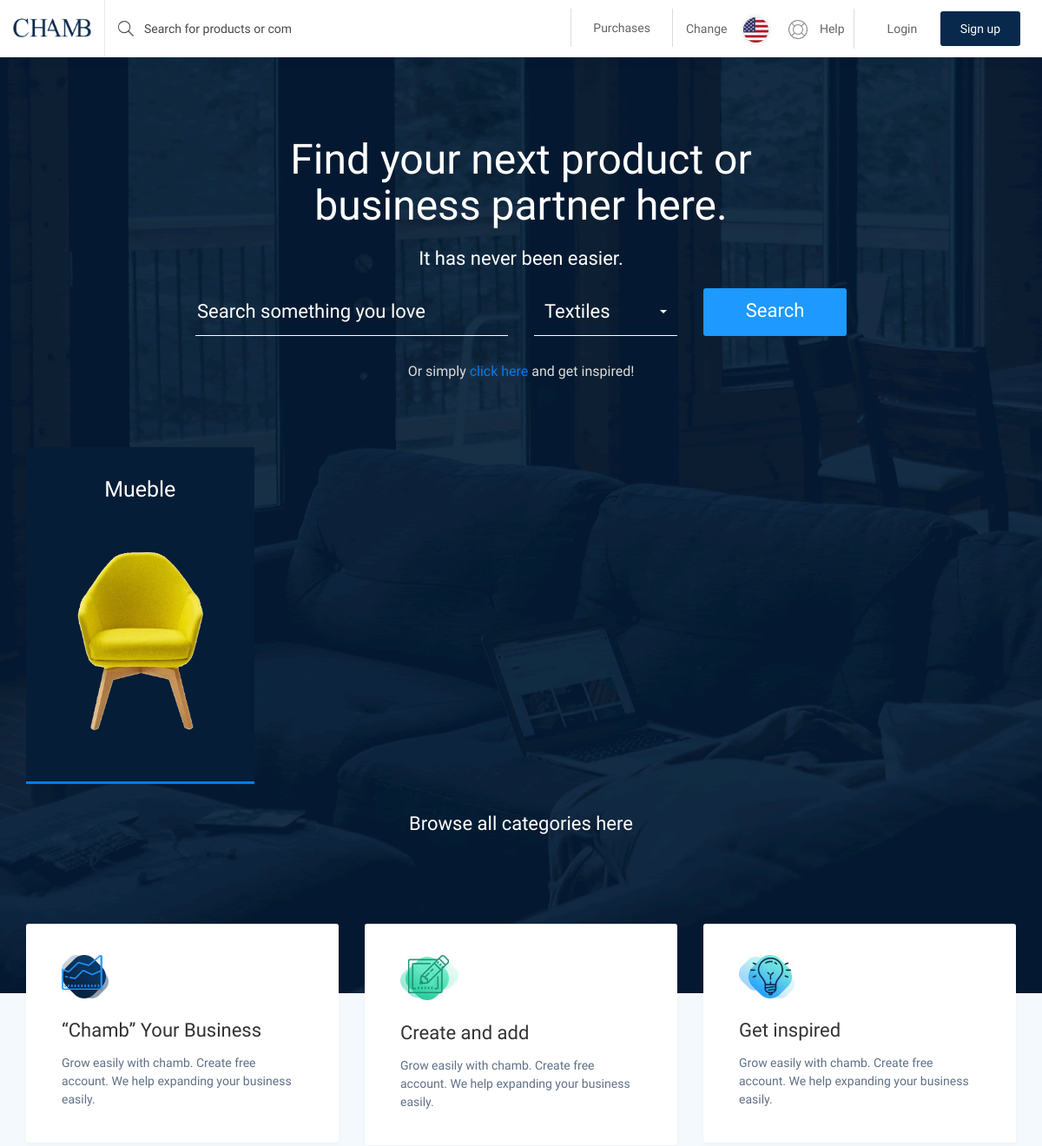
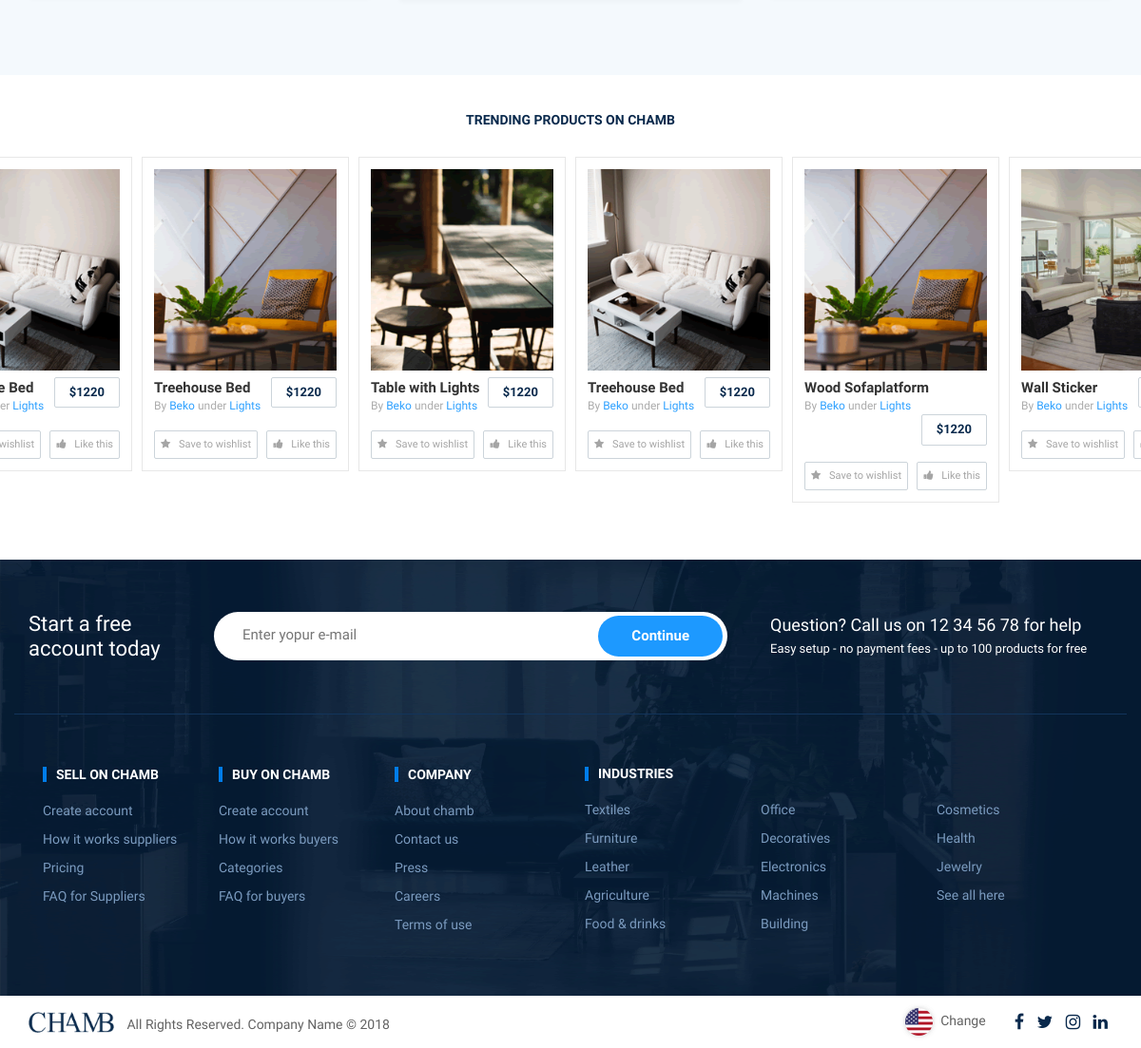
The page / on the database its author committed (2 pictures, top to bottom).
### purchase/models.py (models this page shows, shortened)
class Product(models.Model):
    name = models.CharField(
        max_length=140,
        verbose_name=_('name'),
    )
    value = models.PositiveIntegerField(
        verbose_name=_('value'),
    )
    image = models.FileField(
        verbose_name=_('image'),
    )
    class Meta:
        verbose_name = _('product')
        verbose_name_plural = _('products')

### ecommerce/views.py (the view)
# urls.py: path('', IndexView.as_view(), name='index'),
class IndexView(TemplateView):
    template_name = 'ecommerce/index.html'
    def get_context_data(self, **kwargs):
        context = super(IndexView, self).get_context_data(**kwargs)
        context['products'] = Product.objects.all()
        return context

### ecommerce/templates/ecommerce/index.html (shortened to what this page needs)
{% extends 'ecommerce/base.html' %}
{% load static %}
{% block main_content %}
    <div class="page-content-product">
         <div class="main-product">
            <div class="container">
               <div class="row clearfix">
                  <div class="find-box">
                     <h1>Find your next product or<br>business partner here.</h1>
                     <h4>It has never been easier.</h4>
                     <div class="product-sh">
                        <div class="col-sm-6">
                           <div class="form-sh">
                              <input type="text" placeholder="Search something you love" >
                           </div>
                        </div>
                        <div class="col-sm-3">
                           <div class="form-sh">
                              <select class="selectpicker">
                                 <option>Textiles</option>
                              </select>
                           </div>
                        </div>
                        <div class="col-sm-3">
                           <div class="form-sh"> <a class="btn" href="#">Search</a> </div>
                        </div>
                        <p>Or simply<a href="#"> click here </a> and get inspired!</p>
                     </div>
                  </div>
               </div>
               <div class="row clearfix">
                  {% for product in products %}
                  <div class="col-lg-3 col-sm-6 col-md-3">
                     <a href="{% url 'ecommerce:product_details' product.pk %}">
                        <div class="box-img">
                           <h4>{{ product.name }}</h4>
                           <img src="{{ product.image.url }}" alt="" />
                        </div>
                     </a>
                  </div>
                  {% endfor %}
                  <div class="categories_link">
                     <a href="#">Browse all categories here</a>
                  </div>
               </div>
            </div>
         </div>
      </div>
    <div class="cat-main-box">
         <div class="container">
            <div class="row panel-row">
               <div class="col-md-4 col-sm-6 wow fadeIn" data-wow-delay="0.0s">
                  <div class="panel panel-default">
                     <div class="panel-body">
                        <img src="images/xpann-icon.jpg" class="icon-small" alt="">
                        <h4>“Chamb” Your Business</h4>
                        <p>Grow easily with chamb. Create free account.
                           We help expanding your business easily.
                        </p>
                     </div>
                  </div>
               </div>
               <div class="col-md-4 col-sm-6 wow fadeIn" data-wow-delay="0.2s">
                  <div class="panel panel-default">
                     <div class="panel-body">
                        <img src="images/create-icon.jpg" class="icon-small" alt="">
                        <h4>Create and add</h4>
                        <p>Grow easily with chamb. Create free account.
                           We help expanding your business easily.
                        </p>
                     </div>
                  </div>
               </div>
               <div class="col-md-4 col-sm-6 wow fadeIn hidden-sm" data-wow-delay="0.4s">
                  <div class="panel panel-default">
                     <div class="panel-body">
                        <img src="images/get-icon.jpg" class="icon-small" alt="">
                        <h4>Get inspired</h4>
                        <p>Grow easily with chamb. Create free account.
                           We help expanding your business easily.
                        </p>
                     </div>
                  </div>
               </div>
            </div>
         </div>
      </div>
    <div class="products">
         <div class="main-products">
            <h2>TRENDING PRODUCTS ON CHAMB</h2>
            <div class="product-slidr">
               <div class="slider">
                  <div>
                     <div class="prod-box">
                        <div class="prod-i">
                           <img src="{% static 'images/tr1.png' %}" alt="#" />
                        </div>
                        <div class="prod-dit clearfix">
                           <div class="dit-t clearfix">
                              <div class="left-ti">
                                 <h4>Table with Lights</h4>
                                 <p>By <span>Beko</span> under <span>Lights</span></p>
                              </div>
                              <a href="#">$1220</a>
                           </div>
                           <div class="dit-btn clearfix">
                              <a class="wis" href="#"><i class="fa fa-star" aria-hidden="true"></i> Save to wishlist </a>
                              <a class="thi" href="#"><i class="fa fa-thumbs-up" aria-hidden="true"></i> Like this</a>
                           </div>
                        </div>
                     </div>
                  </div>
                  <div>
                     <div class="prod-box">
                        <div class="prod-i">
                           <img src="{% static 'images/tr2.png' %}" alt="#" />
                        </div>
                        <div class="prod-dit clearfix">
                           <div class="dit-t clearfix">
                              <div class="left-ti">
                                 <h4>Treehouse Bed</h4>
                                 <p>By <span>Beko</span> under <span>Lights</span></p>
                              </div>
                              <a href="#">$1220</a>
                           </div>
                           <div class="dit-btn clearfix">
                              <a class="wis" href="#"><i class="fa fa-star" aria-hidden="true"></i> Save to wishlist </a>
                              <a class="thi" href="#"><i class="fa fa-thumbs-up" aria-hidden="true"></i> Like this</a>
                           </div>
                        </div>
                     </div>
                  </div>
                  <div>
                     <div class="prod-box">
                        <div class="prod-i">
                           <img src="{% static 'images/tr3.png' %}" alt="#" />
                        </div>
                        <div class="prod-dit clearfix">
                           <div class="dit-t clearfix">
                              <div class="left-ti">
                                 <h4>Wood Sofaplatform</h4>
                                 <p>By <span>Beko</span> under <span>Lights</span></p>
                              </div>
                              <a href="#">$1220</a>
                           </div>
                           <div class="dit-btn clearfix">
                              <a class="wis" href="#"><i class="fa fa-star" aria-hidden="true"></i> Save to wishlist </a>
                              <a class="thi" href="#"><i class="fa fa-thumbs-up" aria-hidden="true"></i> Like this</a>
                           </div>
                        </div>
                     </div>
                  </div>
                  <div>
                     <div class="prod-box">
                        <div class="prod-i">
                           <img src="{% static 'images/tr4.png' %}" alt="#" />
                        </div>
                        <div class="prod-dit clearfix">
                           <div class="dit-t clearfix">
                              <div class="left-ti">
                                 <h4>Wall Sticker</h4>
                                 <p>By <span>Beko</span> under <span>Lights</span></p>
                              </div>
                              <a href="#">$1220</a>
                           </div>
                           <div class="dit-btn clearfix">
                              <a class="wis" href="#"><i class="fa fa-star" aria-hidden="true"></i> Save to wishlist </a>
                              <a class="thi" href="#"> Like this</a>
                           </div>
                        </div>
                     </div>
                  </div>
                  <div>
                     <div class="prod-box">
                        <div class="prod-i">
                           <img src="{% static 'images/tr2.png' %}" alt="#" />
                        </div>
                        <div class="prod-dit clearfix">
                           <div class="dit-t clearfix">
                              <div class="left-ti">
                                 <h4>Treehouse Bed</h4>
                                 <p>By <span>Beko</span> under <span>Lights</span></p>
                              </div>
                              <a href="#">$1220</a>
                           </div>
                           <div class="dit-btn clearfix">
                              <a class="wis" href="#"> Save to wishlist </a>
                              <a class="thi" href="#"><i class="fa fa-thumbs-up" aria-hidden="true"></i> Like this</a>
                           </div>
                        </div>
                     </div>
                  </div>
                  <div>
                     <div class="prod-box">
                        <div class="prod-i">
                           <img src="{% static 'images/tr3.png' %}" alt="#" />
                        </div>
                        <div class="prod-dit clearfix">
                           <div class="dit-t clearfix">
                              <div class="left-ti">
                                 <h4>Treehouse Bed</h4>
                                 <p>By <span>Beko</span> under <span>Lights</span></p>
                              </div>
                              <a href="#">$1220</a>
                           </div>
                           <div class="dit-btn clearfix">
                              <a class="wis" href="#"><i class="fa fa-star" aria-hidden="true"></i> Save to wishlist </a>
                              <a class="thi" href="#"><i class="fa fa-thumbs-up" aria-hidden="true"></i> Like this</a>
                           </div>
                        </div>
                     </div>
                  </div>
               </div>
            </div>
         </div>
      </div>
{% endblock main_content %}

### ecommerce/static/css/style.css (style rules this page uses)
body { font-family: 'Raleway', sans-serif; font-weight: 400; margin: 0px; overflow-x: hidden; padding: 0px; }
h1, h2, h3, h4, h5 { margin: 0 }
h1, h2, h3, h4, h5, h6 { margin: 0px; padding: 0px; }
a, a:hover, a:focus { -webkit-text-decoration: none; -moz-text-decoration: none; -ms-text-decoration: none; -o-text-decoration: none; text-decoration: none; transition: ease all 0.5s; }
img { max-width: 100%; height: auto; }
input, textarea { outline: none; border: none; resize: none; }
.main-product { background-color: #09284b; background-image: url('../images/bg_main.png'); padding-bottom: 180px; background-position: center center; }
.find-box { max-width: 780px; margin: 0 auto; width: 100%; padding: 92px 0px 75px 0px; }
.find-box h1 { font-family: 'Raleway', sans-serif; font-weight: 500; color: #fff; font-size: 48px; text-align: center; padding-bottom: 22px; }
.find-box h4 { font-family: 'Raleway', sans-serif; font-weight: 300; color: #fff; font-size: 22px; text-align: center; padding-bottom: 22px; }
.form-sh input { background: none; border: none; border-bottom: 1px solid #ffffff; width: 100%; min-height: 55px; color: #fff; font-size: 22px; font-weight: 300; }
.form-sh a.btn { background: #1d99ff; color: #ffffff; min-height: 55px; width: 100%; line-height: 38px; font-size: 22px; font-weight: 500; border-radius: 3px; }
.product-sh p { clear: both; margin: 0px; text-align: center; padding-top: 30px; color: #ddd; font-size: 16px; }
.product-sh p a { color: #007dea; }
.box-img { background: #051d36; text-align: center; padding-bottom: 30px; min-height: 280px; margin-bottom: 30px; position: relative; border-bottom: solid #007dea 3px; transition: ease all 0.5s; }
.box-img h4 { color: #fff; padding-top: 35px; padding-bottom: 30px; font-size: 25px; font-weight: 500; transition: all 0.3s ease 0s; letter-spacing: 0px; }
.categories_link { text-align: center; clear: both; }
.categories_link a { color: #fff; font-size: 22px; font-weight: 300; }
.cat-main-box { background: #f4f9fd; }
.panel-row { margin-bottom: 60px; }
.cat-main-box .panel { border-radius: 3px; -webkit-box-shadow: 0 3px 5px rgba(0, 0, 0, .03); box-shadow: 0 3px 5px rgba(0, 0, 0, .03); position: relative; margin-top: -80px; }
.cat-main-box .panel .panel-body { padding: 35px 40px; background: #fff; }
.cat-main-box .panel .icon-small { margin-bottom: 15px; }
.cat-main-box .panel h4 { color: #333; font-size: 22px; font-weight: 400; margin-top: 10px; margin-bottom: 15px; font-family: 'Raleway', sans-serif; }
.cat-main-box .panel .panel-body p { height: 66px; margin-bottom: 0; font-size: 14px; font-weight: 400; color: #607086; line-height: 1.5; }
.panel-default { border-color: transparent; }
.products { padding: 40px 0px 60px 0px; background: #fff; position: relative; }
.main-products h2 { font-weight: 700; font-family: 'Raleway', sans-serif; color: #09294c; padding-bottom: 30px; font-size: 14px; text-align: center; }
.slick-slide { -webkit-transform: scale(1); transform: scale(1); -webkit-transition: 0.3s ease-in-out all; transition: 0.3s ease-in-out all; }
.slider { margin: 0 auto; position: relative; }
.prod-box { border: 1px solid #e7e7e7; background: #fff; padding: 12px; margin: 0px 15px; }
.prod-i img { width: 100%; }
.left-ti { float: left; }
.dit-t { padding: 7px 0px; }
.dit-t h4 { font-size: 15px; font-family: 'Raleway', sans-serif; font-weight: 600; color: #333333; margin-bottom: 3px; margin-top: 3px; }
.dit-t p { font-size: 12px; font-family: 'Raleway', sans-serif; font-weight: 300; color: #acacac; margin: 0px; }
.dit-t p span { color: #2da0ff; }
.dit-t a { background: #ffffff; border: 1px solid #ccd4da; border-radius: 2px; color: #09294c; font-size: 13px; font-family: 'Raleway', sans-serif; font-weight: 700; float: right; padding: 6px 15px; }
.dit-btn a { background: #ffffff; border: 1px solid #ccd4da; border-radius: 2px; color: #a5a5a5; font-size: 11px; font-family: 'Raleway', sans-serif; font-weight: 300; padding: 6px 15px; }
.wis { float: left; }
.thi { float: right; }
.dit-btn { padding-top: 10px; }
.dit-btn a i { padding-right: 6px; }

### ecommerce/static/css/responsive.css (style rules this page uses)
@media only screen and (min-width: 992px) and (max-width: 1200px) { .dit-btn a { padding: 6px 6px; } }
@media only screen and (min-width: 1200px) and (max-width: 1279px) { .prod-box { margin: 0px 5px; } }
@media only screen and (min-width: 1200px) and (max-width: 1279px) { .dit-btn a { padding: 6px 6px; } }

### rows shown on the page
Product: name "Mueble", image (picture)
